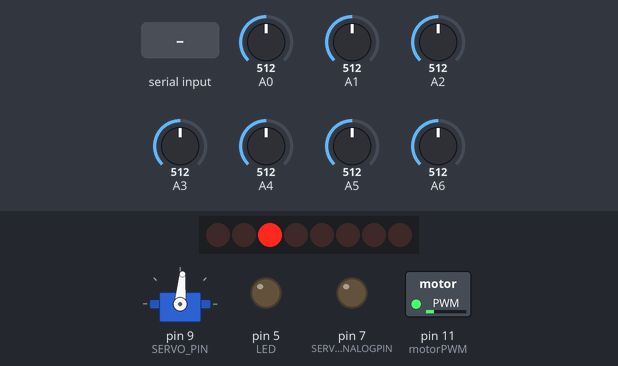
A sketch run on a simulated Arduino Uno, built with avr-gcc and run on an emulated ATmega328P. On the bench: 8 shift-register outputs drawn as a row of LEDs (first output left, lit = HIGH), servo, switched loads named in the sketch (green lamp = pin HIGH), output pins drawn as LEDs (lit = HIGH). Wiring (inferred from the names in the program): shift register (74HC595): data pin 8; shift clock pin 4; latch pin 12. Wiring (inferred from the signals the program sends): row of LEDs: on Q0, Q1, Q2, Q3, Q4, Q5, Q6, Q7. The inputs (shaded band) are chosen by the test bench; at power-on: A0 = 512, A1 = 512, A2 = 512, A3 = 512, A4 = 512, A5 = 512, A6 = 512. Pins used as bus, display or sensor lines are not drawn; what the sketch prints to the serial monitor is not drawn.

Above: at 1.2 s.
1.3 s: "J" received over Serial
At 2.1 s:
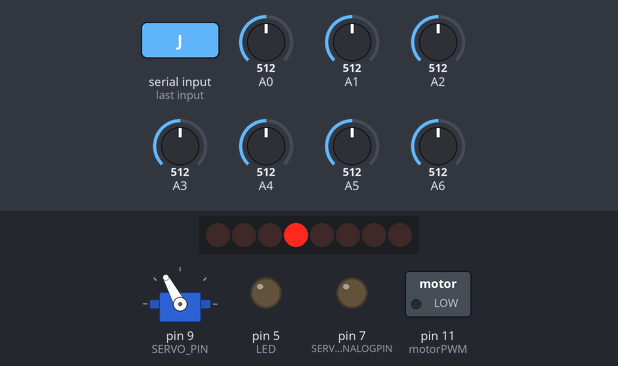
2.8 s: "G" received over Serial
At 3.2 s:
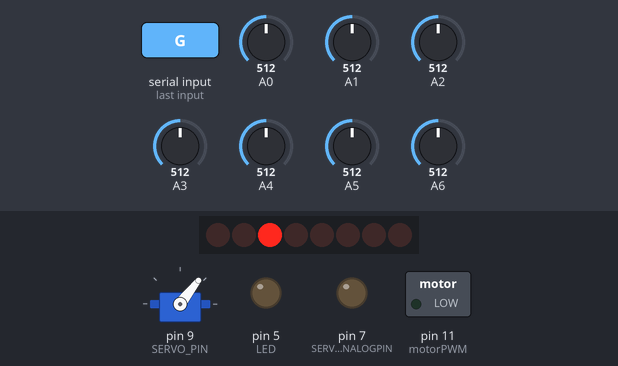
4.3 s: "S90\n" received over Serial
At 5.5 s:
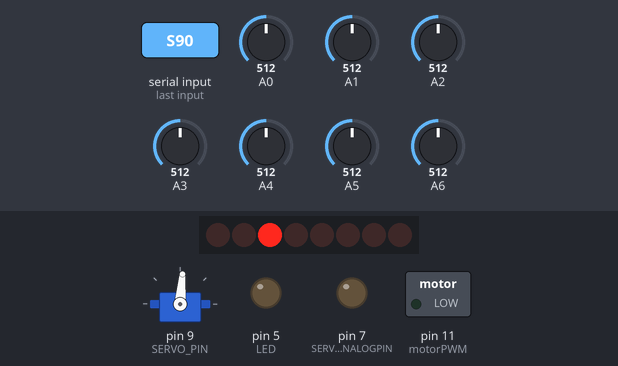
5.8 s: "I" received over Serial
At 6.7 s:
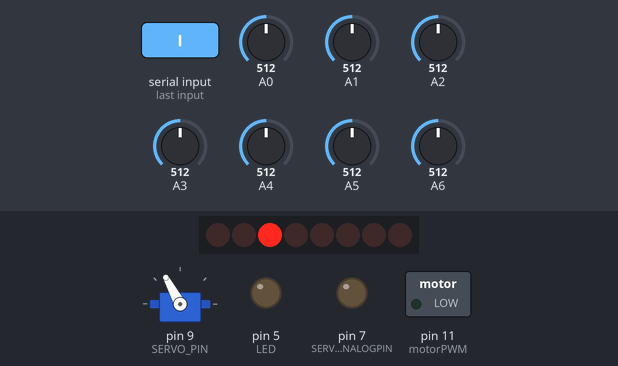
Timing chart, 0 to 8.3 s (numbered marks = the images above; inputs shaded):
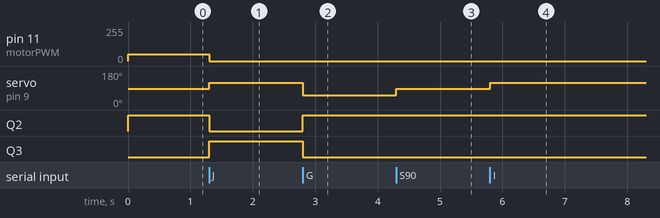

The sketch:

Paper.ino
```cpp
#include <Arduino.h>
#include <avr/io.h>
#include <avr/interrupt.h>
#include "ADC.h"
#include "setup.h"
#include <IRremote.h>
#include "config.h"
#include "motor.h"
#include <PWMServo.h>
#include <Servo.h>
#include "sensors.h"


char command = 'S';
char prevCommand = 'A';
int velocity = 0;
unsigned long timer0 = 2000;  //Stores the time (in millis since execution started)
unsigned long timer1 = 0;  //Stores the time when the last command was received from the phone


/////////////////////////////////////////////////////////////////////////////////////////////////////////////////////////////////////
double mapdouble(double x, double in_min, double in_max, double out_min, double out_max)
{
  return (x - in_min) * (out_max - out_min) / (in_max - in_min) + out_min;
}


void setup()
{

  analogReference(DEFAULT); //analog init
  ADC_setup();
  //speedInit();
  setupMotorServo();
  //setupIrrecv();

  //button init (set pul-up resistor)
  pinMode(BUTTON, INPUT);
  digitalWrite(BUTTON,HIGH);

  //init serial
  Serial.begin(SERIAL_SPEED);

  // say START
  Serial.println("\nStart");

}
//VARIABLEAS

int sen_min_val = 20;
int sen_max_val = 150;

int angle = 0;
int speedR = 0;

unsigned char sen_left[3];
unsigned char med_left;
unsigned char sen_center[3];
unsigned char med_center;
unsigned char sen_right[3];
unsigned char med_right;

int k = 0;

unsigned long ir_command;

void loop()
{
  forward(50);
  //delay(10000);
  writeServo(0);
  delay(1000);
  while(1)
  {
    if(Serial.available() > 0){
      timer1 = millis();
      prevCommand = command;
      command = Serial.read();
      //Change pin mode only if new command is different from previous.
      if(command!=prevCommand){
        //Serial.println(command);
        switch(command){
        case 'F':
          forward(velocity);
          angle = 0;
          //yellowCar.Forward_4W(velocity);
          break;
        case 'B':
          //yellowCar.Back_4W(velocity);
          angle = 0;
          back(velocity);
          break;
        case 'L':
          //yellowCar.Left_4W();
          angle = -SERVO_MAX_ANGLE;
          break;
        case 'R':
          angle = SERVO_MAX_ANGLE;
          //yellowCar.Right_4W();
          break;
        case 'S':
          forward(0);
          angle = 0;
          //yellowCar.Stopped_4W();
          break;
        case 'I':  //FR
          forward(velocity);
          angle = SERVO_MAX_ANGLE;
          //yellowCar.ForwardRight_4W(velocity);
          break;
        case 'J':  //BR
          angle = SERVO_MAX_ANGLE;
          back(velocity);
          //yellowCar.BackRight_4W(velocity);
          break;
        case 'G':  //FL
          forward(velocity);
          angle = -SERVO_MAX_ANGLE;
          //yellowCar.ForwardLeft_4W(velocity);
          break;
        case 'H':  //BL
          angle = -SERVO_MAX_ANGLE;
          back(velocity);
          //yellowCar.BackLeft_4W(velocity);
          break;
        case 'W':  //Font ON
          //digitalWrite(pinfrontLights, HIGH);
          break;
        case 'w':  //Font OFF
          //digitalWrite(pinfrontLights, LOW);
          break;
        case 'U':  //Back ON
          //digitalWrite(pinbackLights, HIGH);
          break;
        case 'u':  //Back OFF
          //digitalWrite(pinbackLights, LOW);
          break;
        case 'D':  //Everything OFF
          //digitalWrite(pinfrontLights, LOW);
          //digitalWrite(pinbackLights, LOW);
          //yellowCar.Stopped_4W();
          break;
        default:  //Get velocity
          if(command=='q'){
            velocity = 255;  //Full velocity
          }
          else{
            //Chars '0' - '9' have an integer equivalence of 48 - 57, accordingly.
            if((command >= 48) && (command <= 57)){
              //Subtracting 48 changes the range from 48-57 to 0-9.
              //Multiplying by 25 changes the range from 0-9 to 0-225.
              velocity = (command - 48)*25;
            }
          }
        }
      }
    }
    else{
      timer0 = millis();  //Get the current time (millis since execution started).
      //Check if it has been 500ms since we received last command.
      if((timer0 - timer1)>500){
        speedR = 0;
      }
    }
    writeServo(angle);

  }


    while(1)
    {
      ////////////////////////////////
      //MEDIAN FILTER
      //TODO delta
      if(marker_sensor_is_ready[SLEFT])
      {
        sen_left[0] = sen_left[1];
        sen_left[1] = sen_left[2];
        sen_left[2] =  sen_data[SLEFT];
        med_left = median_of_3(sen_left[0],sen_left[1],sen_left[2]);// тут медианный фильтр
        marker_sensor_is_ready[SLEFT] = 0;
      }
      if(marker_sensor_is_ready[SRIGHT])
      {
        sen_right[0] = sen_right[1];
        sen_right[1] = sen_right[2];
        sen_right[2] =  sen_data[SRIGHT];
        med_right = median_of_3(sen_right[0],sen_right[1],sen_right[2]);// тут медианный фильтр
        marker_sensor_is_ready[SRIGHT] = 0;
      }
      if(marker_sensor_is_ready[SCENTER])
      {
        sen_center[0] = sen_center[1];
        sen_center[1] = sen_center[2];
        sen_center[2] =  sen_data[SCENTER];
        med_center = median_of_3(sen_center[0],sen_center[1],sen_center[2]);// тут медианный фильтр
        marker_sensor_is_ready[SCENTER] = 0;
      }


   if(med_center>140)
    {
      writeServo( (int)
      (mapdouble(
                ((double)(  (double)(-med_left+med_right) /  (double)(med_left+med_right)  )),
                -1,
                1,
                -SERVO_MAX_ANGLE,
                SERVO_MAX_ANGLE
                )
                /2));
    }
    else
    {
      writeServo( (int)
      (mapdouble(
                ((double)(  (double)(-med_left+med_right) /  (double)(med_left+med_right)  )),
                -1,
                1,
                -SERVO_MAX_ANGLE,
                SERVO_MAX_ANGLE
                )
                *30));
    }

      speedR = map (med_center,20,150,70,170);
      forward(speedR);


      /////////////////////////////////////////////////////////////////////////
      //BUMP
      if((med_center<31)) // time?
      {
        if(k>300)////////////////10//////////////////////////////////////////////////////////////////////////////////////////////////////////////////////
        {
          if(med_left>med_right)
          {
            mLeft();
            k = 0;
          }
          else
          {
            mRight();
            k = 0;
          }
        }
        else
        {
          k++;
        }
      }
      else
      {
        k = 0;
      }
  ///////////////////////////////////////////////////////
//   Speed and servo

  ////////////////////////////////////////////////////////
//   display data
//      Serial.print( med_left,DEC);
//      Serial.print("  ");
  //    Serial.print( med_center,DEC);
  //    Serial.print("  ");
  //    Serial.print( med_right,DEC);
  //    Serial.print("  ");
  //    Serial.print(speedR);
  //    Serial.print("  ");
  //    Serial.println(angle);
  //    delay(10);


    }

}


void mLeft(void)
{

  neutral();
  delay(50);

  writeServo(SERVO_MAX_ANGLE);
  delay(120);
  back(170);
  delay(550);//320
  neutral();
  writeServo(-SERVO_MAX_ANGLE);
  delay(100);
  forward(200);
  delay(100);


}
void mRight(void)
{
  neutral();
  delay(50);
  writeServo(-SERVO_MAX_ANGLE);
  delay(120);
  back(150);
  delay(320);
  neutral();
  writeServo(SERVO_MAX_ANGLE);
  delay(100);
  forward(200);
  delay(100);
}
```

ADC.cpp
```cpp
#include <Arduino.h>
#include <avr/io.h>
#include <avr/interrupt.h>
#include "ADC.h"

volatile unsigned int adc_data[LAST_ADC_INPUT-FIRST_ADC_INPUT+1];
volatile unsigned int sen_data[LAST_ADC_INPUT-FIRST_ADC_INPUT+1];
volatile unsigned char marker_sensor_is_ready[3];

void ADC_setup()
{
  cli();
  // ADC initialization
  // ADC Clock frequency: 125,000 kHz
  // ADC Voltage Reference: Int., cap. on AREF
  // ADC Auto Trigger Source: ADC Stopped
  // Only the 8 most significant bits of
  // the AD conversion result are used
  // Digital input buffers on ADC0: Off, ADC1: Off, ADC2: Off, ADC3: Off
  // ADC4: Off, ADC5: Off
  DIDR0=0x00;
  ADMUX=FIRST_ADC_INPUT | (ADC_VREF_TYPE & 0xff);
  ADCSRA=0xCF;
  sei();
}

int mapInt (int x, int in_min, int in_max, int out_min, int out_max)
{
  return (x - in_min) * (out_max - out_min) / (in_max - in_min) + out_min;
}

// ADC interrupt service routine
// with auto input scanning
ISR(ADC_vect)
{
  static unsigned char uc_input_index=0;
  // Read the AD conversion result
  static unsigned char uc_input_index_last;
  uc_input_index_last = uc_input_index;
  adc_data[uc_input_index]=ADCW;
  // Select next ADC input
  if (++uc_input_index > (LAST_ADC_INPUT-FIRST_ADC_INPUT))
    uc_input_index=0;
  ADMUX=(FIRST_ADC_INPUT | (ADC_VREF_TYPE & 0xff))+uc_input_index;
  // Delay needed for the stabilization of the ADC input voltage
  //delay_us(10);
  if(uc_input_index_last<3)
  {
    volatile unsigned int val = (8762.88/(adc_data[uc_input_index_last]/2 + 18.32)-12.06);
    sen_data[uc_input_index_last] = (val>150?150:val);
    marker_sensor_is_ready[uc_input_index_last] = 1;
  }
  else
  {
    volatile int i=0;
    for(i=0;i<10;i++);

  }
  // Start the AD conversion
  ADCSRA|=0x40;


}
```

ADC.h
```cpp
//ADC
#define FIRST_ADC_INPUT 0
#define LAST_ADC_INPUT 6

#define ADC_VREF_TYPE 0x40

void ADC_setup();
extern volatile unsigned int adc_data[LAST_ADC_INPUT-FIRST_ADC_INPUT+1];
extern volatile unsigned int sen_data[LAST_ADC_INPUT-FIRST_ADC_INPUT+1];
extern volatile unsigned char marker_sensor_is_ready[3];
```

motor.cpp
```cpp
#include <Arduino.h>
#include <avr/io.h>
#include <avr/interrupt.h>
#include "ADC.h"
#include "setup.h"
#include "config.h"
#include "motor.h"
#include <PWMServo.h>
#include <Servo.h>
#include "motorShield.h"

// MOTOR

char motorDir = STOP; // 1 forward 0 stop -1 back
void motorInit()
{

}
void forward(int value)
{
  motor(1, FORWARD, value);
}
void neutral()
{
  motor(1, RELEASE, 0);
}
void back(int value)
{
  motor(1, BACKWARD, value);
}


// speed of robot
unsigned long tPrev = 0; // time of previev interrupt it use for "drebezg"
unsigned long tCurr = 0; // time current interrupt it use for "drebezg"
int state = HIGH; // for led


//Servo analog output
#define SERVOANALOGPIN 7
#define SERVOMINVOLTAGE 47
#define SERVOMAXVOLTAGE 574


// SERVO
void getServoInit()
{
  pinMode(SERVOANALOGPIN,INPUT);
  digitalWrite(SERVOANALOGPIN,HIGH);
}
int getServo() //return servo
{
  int value = map(adc_data[SERVOANALOGPIN],SERVOLEFTVOLTAGE,SERVORIGHTVOLTAGE,-SERVO_MAX_ANGLE,SERVO_MAX_ANGLE)+7;
  return value;
}

Servo wheelServoR;
void writeServo (int value )
{
  value = constrain(value,-SERVO_MAX_ANGLE,SERVO_MAX_ANGLE);
  wheelServoR.write(STCALC(value));

}

void setupMotorServo()
{
  // init moror
   motorInit();
  //motorServoR.attach(SERVO_PIN_B,544,2400); // 10
  //motorServoR.write(SPEED_ZERO);
  //delay(3200);
  // initialize the LED pin as an output:
  pinMode(LED,OUTPUT);

  // init servo and set it to midle
  wheelServoR.attach(SERVO_PIN,500,2500);  // 9
  writeServo(0);
}
```

motor.h
```cpp
extern int realRobotSpeed;


void getServoInit();
int getServo();
void writeServo (int value );
void setupMotorServo();

void forward(int value);
void neutral();
void back(int value);
```

motorShield.cpp
```cpp
#include <Arduino.h>
#include "motorShield.h"
// Initializing
// ------------
// There is no initialization function.
//
// The shiftWrite() has an automatic initializing.
// The PWM outputs are floating during startup,
// that's okay for the Motor Shield, it stays off.
// Using analogWrite() without pinMode() is valid.
//


// ---------------------------------
// motor
//
// Select the motor (1-4), the command,
// and the speed (0-255).
// The commands are: FORWARD, BACKWARD, BRAKE, RELEASE.
//
void motor(int nMotor, int command, int speed)
{
  int motorA, motorB;

  if (nMotor >= 1 && nMotor <= 4)
  {
    switch (nMotor)
    {
    case 1:
      motorA   = MOTOR1_A;
      motorB   = MOTOR1_B;
      break;
    case 2:
      motorA   = MOTOR2_A;
      motorB   = MOTOR2_B;
      break;
    case 3:
      motorA   = MOTOR3_A;
      motorB   = MOTOR3_B;
      break;
    case 4:
      motorA   = MOTOR4_A;
      motorB   = MOTOR4_B;
      break;
    default:
      break;
    }

    switch (command)
    {
    case FORWARD:
      motor_output (motorA, HIGH, speed);
      motor_output (motorB, LOW, -1);     // -1: no PWM set
      break;
    case BACKWARD:
      motor_output (motorA, LOW, speed);
      motor_output (motorB, HIGH, -1);    // -1: no PWM set
      break;
    case BRAKE:
      // The AdaFruit library didn't implement a brake.
      // The L293D motor driver ic doesn't have a good
      // brake anyway.
      // It uses transistors inside, and not mosfets.
      // Some use a software break, by using a short
      // reverse voltage.
      // This brake will try to brake, by enabling
      // the output and by pulling both outputs to ground.
      // But it isn't a good break.
      motor_output (motorA, LOW, 255); // 255: fully on.
      motor_output (motorB, LOW, -1);  // -1: no PWM set
      break;
    case RELEASE:
      motor_output (motorA, LOW, 0);  // 0: output floating.
      motor_output (motorB, LOW, -1); // -1: no PWM set
      break;
    default:
      break;
    }
  }
}


// ---------------------------------
// motor_output
//
// The function motor_ouput uses the motor driver to
// drive normal outputs like lights, relays, solenoids,
// DC motors (but not in reverse).
//
// It is also used as an internal helper function
// for the motor() function.
//
// The high_low variable should be set 'HIGH'
// to drive lights, etc.
// It can be set 'LOW', to switch it off,
// but also a 'speed' of 0 will switch it off.
//
// The 'speed' sets the PWM for 0...255, and is for
// both pins of the motor output.
//   For example, if motor 3 side 'A' is used to for a
//   dimmed light at 50% (speed is 128), also the
//   motor 3 side 'B' output will be dimmed for 50%.
// Set to 0 for completelty off (high impedance).
// Set to 255 for fully on.
// Special settings for the PWM speed:
//    Set to -1 for not setting the PWM at all.
//
void motor_output (int output, int high_low, int speed)
{
  int motorPWM;

  switch (output)
  {
  case MOTOR1_A:
  case MOTOR1_B:
    motorPWM = MOTOR1_PWM;
    break;
  case MOTOR2_A:
  case MOTOR2_B:
    motorPWM = MOTOR2_PWM;
    break;
  case MOTOR3_A:
  case MOTOR3_B:
    motorPWM = MOTOR3_PWM;
    break;
  case MOTOR4_A:
  case MOTOR4_B:
    motorPWM = MOTOR4_PWM;
    break;
  default:
    // Use speed as error flag, -3333 = invalid output.
    speed = -3333;
    break;
  }

  if (speed != -3333)
  {
    // Set the direction with the shift register
    // on the MotorShield, even if the speed = -1.
    // In that case the direction will be set, but
    // not the PWM.
    shiftWrite(output, high_low);

    // set PWM only if it is valid
    if (speed >= 0 && speed <= 255)
    {
      analogWrite(motorPWM, speed);
    }
  }
}


// ---------------------------------
// shiftWrite
//
// The parameters are just like digitalWrite().
//
// The output is the pin 0...7 (the pin behind
// the shift register).
// The second parameter is HIGH or LOW.
//
// There is no initialization function.
// Initialization is automatically done at the first
// time it is used.
//
void shiftWrite(int output, int high_low)
{
  static int latch_copy;
  static int shift_register_initialized = false;

  // Do the initialization on the fly,
  // at the first time it is used.
  if (!shift_register_initialized)
  {
    // Set pins for shift register to output
    pinMode(MOTORLATCH, OUTPUT);
    pinMode(MOTORENABLE, OUTPUT);
    pinMode(MOTORDATA, OUTPUT);
    pinMode(MOTORCLK, OUTPUT);

    // Set pins for shift register to default value (low);
    digitalWrite(MOTORDATA, LOW);
    digitalWrite(MOTORLATCH, LOW);
    digitalWrite(MOTORCLK, LOW);
    // Enable the shift register, set Enable pin Low.
    digitalWrite(MOTORENABLE, LOW);

    // start with all outputs (of the shift register) low
    latch_copy = 0;

    shift_register_initialized = true;
  }

  // The defines HIGH and LOW are 1 and 0.
  // So this is valid.
  bitWrite(latch_copy, output, high_low);

  // Use the default Arduino 'shiftOut()' function to
  // shift the bits with the MOTORCLK as clock pulse.
  // The 74HC595 shiftregister wants the MSB first.
  // After that, generate a latch pulse with MOTORLATCH.
  shiftOut(MOTORDATA, MOTORCLK, MSBFIRST, latch_copy);
  delayMicroseconds(5);    // For safety, not really needed.
  digitalWrite(MOTORLATCH, HIGH);
  delayMicroseconds(5);    // For safety, not really needed.
  digitalWrite(MOTORLATCH, LOW);
}
```

sensors.cpp
```cpp
#include <Arduino.h>
#include <avr/io.h>
#include <avr/interrupt.h>
#include "ADC.h"
#include "setup.h"
#include <IRremote.h>
#include "config.h"
#include "motor.h"
#include <PWMServo.h>
#include <Servo.h>
//SENSORS
// return value in sm it used for convert from analod sharp sensor to sm
int read_gp2y0a_range(char value)
{
  int val = analogRead(value);
  val = 8762.88/(val/2 + 18.32)-12.06;
  if (val < 0) val = 150;
  if (val >150) val = 150;
  return  val;
}

unsigned char median_of_3( unsigned char  a, unsigned char b, unsigned char c )
{
  unsigned char the_max = max( max( a, b ), c );
  unsigned char the_min = min( min( a, b ), c );
  // unnecessarily clever code
  unsigned char the_median = the_max ^ the_min ^ a ^ b ^ c;
  return( the_median );
}
```

sensors.h
```cpp
int read_gp2y0a_range(char value);
unsigned char median_of_3( unsigned char  a, unsigned char b, unsigned char c );
```

setup.c
```cpp

```

config.h
```cpp
// CONFIG
#define LED_PIN 7
//servo (rotate frontal wheels)
#define SERVO_PIN 9
#define SERVO_OFFSET 85
#define SERVO_MAX_ANGLE 33
#define STCALC(a) (SERVO_OFFSET+(a))

// motor (back wheels are powered)
#define MOTOR_EN 11
#define MOTOR_DIR1 12
#define MOTOR_DIR2 13
#define FORWARD 1
#define STOP 0
#define BACK -1

// led
#define LED 5
// distanse (analog sensors)
#define SRIGHT 2
#define SCENTER 0
#define SLEFT 1
// serial
#define SERIAL_SPEED 115200
// button
#define BUTTON 2


//Servo analog output
#define SERVOANALOGPIN 4
#define SERVOLEFTVOLTAGE 47
#define SERVORIGHTVOLTAGE 574
```

Source omitted: motorShield.h (3959 bytes), setup.h (3247 bytes)

Measured:
- after the input at 1.3 s, pin 11 (motorPWM): 50/255 → 0/255 at once; servo on pin 9 (SERVO_PIN): 85° → 118° at once; Q2: HIGH → LOW at once; Q3: LOW → HIGH at once
- after the input at 2.8 s, servo on pin 9 (SERVO_PIN): 118° → 52° at once; Q2: LOW → HIGH at once; Q3: HIGH → LOW at once
- after the input at 4.3 s, servo on pin 9 (SERVO_PIN): 52° → 85° at once
- after the input at 5.8 s, servo on pin 9 (SERVO_PIN): 85° → 118° at once
